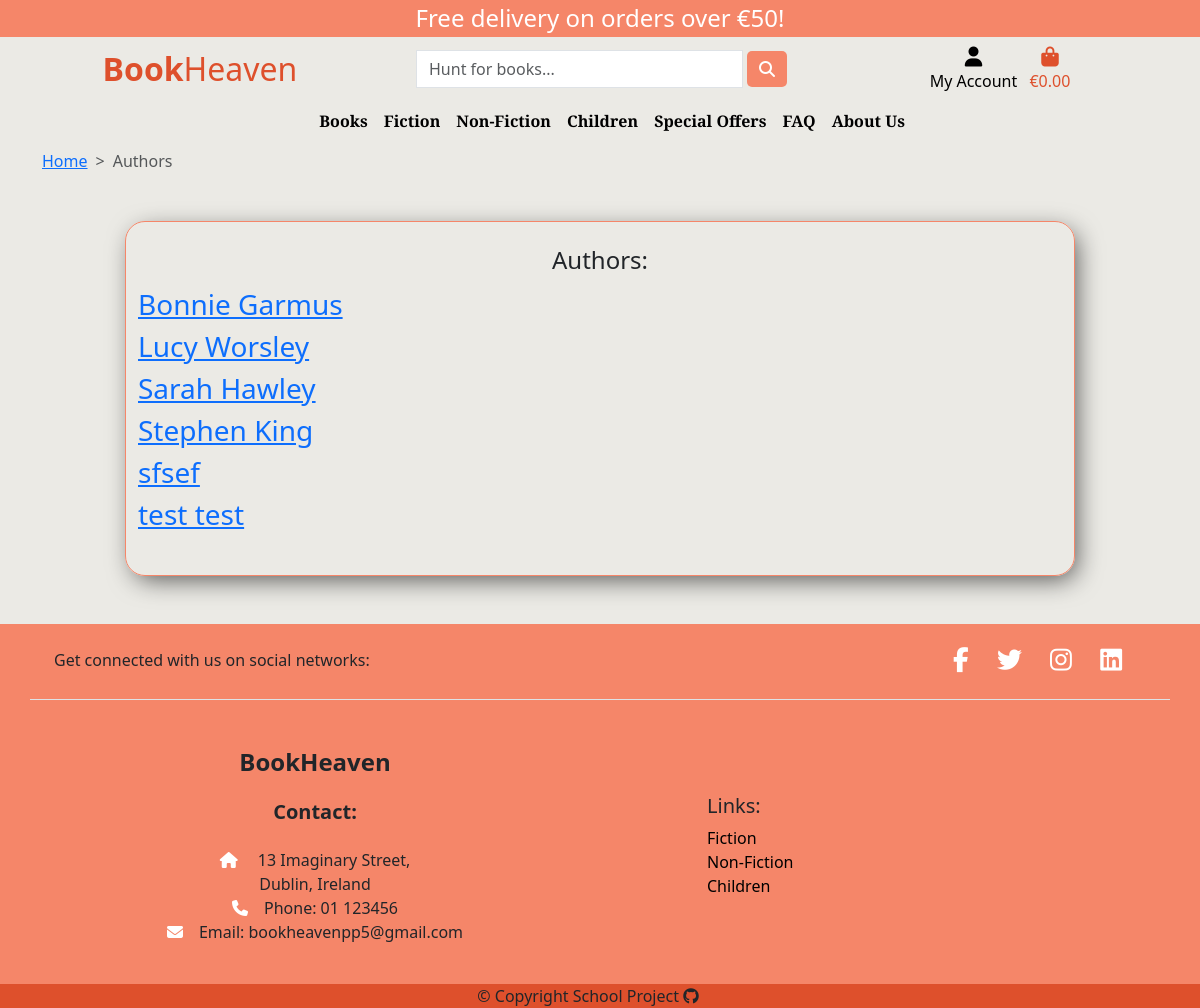
The page /products/authors/ on the database its author committed.
### products/models.py (models this page shows, shortened)
class Author(models.Model):
    name = models.CharField(max_length=200)
    image = models.ImageField(
        null=True, blank=True, upload_to='authors/', default='authors/default-author.png')
    bio = models.TextField()
    id = models.UUIDField(default=uuid.uuid4, unique=True,
                          primary_key=True, editable=False)
    def __str__(self):
        return str(self.name)

### products/views.py (the view)
# urls.py: path('authors/', views.all_authors, name='authors'),
def all_authors(request):
    authors = Author.objects.all().order_by('name')
    context = {'authors': authors}
    return render(request, 'products/authors.html', context)

### products/templates/products/authors.html
{% extends 'base.html' %}
{% block content %}
<section class="authors">
    <div class="container">
        <nav style="--bs-breadcrumb-divider: '>';" aria-label="breadcrumb">
            <ol class="breadcrumb">
                <li class="breadcrumb-item"><a href="{% url 'home' %}">Home</a></li>
                <li class="breadcrumb-item active" aria-current="page">Authors</li>
            </ol>
        </nav>
    </div>
    <div class="container my-5">
        <div class="row d-flex justify-content-center">
            <div class="col-10 custom-border py-4">
                <h4 class="text-center">Authors:</h4>
                <ul class="list-unstyled">
                    {% for author in authors %}
                    <li><a class="fs-3 fw-4" href="{% url 'author' author.id %}">{{ author }}</a></li>
                    {% endfor %}
                </ul>
            </div>
        </div>
    </div>
</section>
{% endblock content %}

### static/css/style.css (style rules this page uses)
:root { --orange: #f58669; --dark-orange: #de502c; --offwhite: #ebe8e0; --offwhite2: #efefed; --dark-gray: #574c49; --white: #ffff; --brown: #63453d; }
body { min-height: 100vh; display: flex; flex-direction: column; background-color: #ebeae5; }
.custom-border { border: var(--orange) 1px solid; border-radius: 20px; box-shadow: 5px 7px 26px -4px rgba(0, 0, 0, 0.66); -webkit-box-shadow: 5px 7px 26px -4px rgba(0, 0, 0, 0.66); -moz-box-shadow: 5px 7px 26px -4px rgba(0, 0, 0, 0.66); }

### rows shown on the page
Author: name "Bonnie Garmus"
Author: name "Lucy Worsley"
Author: name "Sarah Hawley"
Author: name "Stephen King"
Author: name "sfsef"
Author: name "test test"

### other values the page prints
{{ free_delivery_threshold }} "50"
